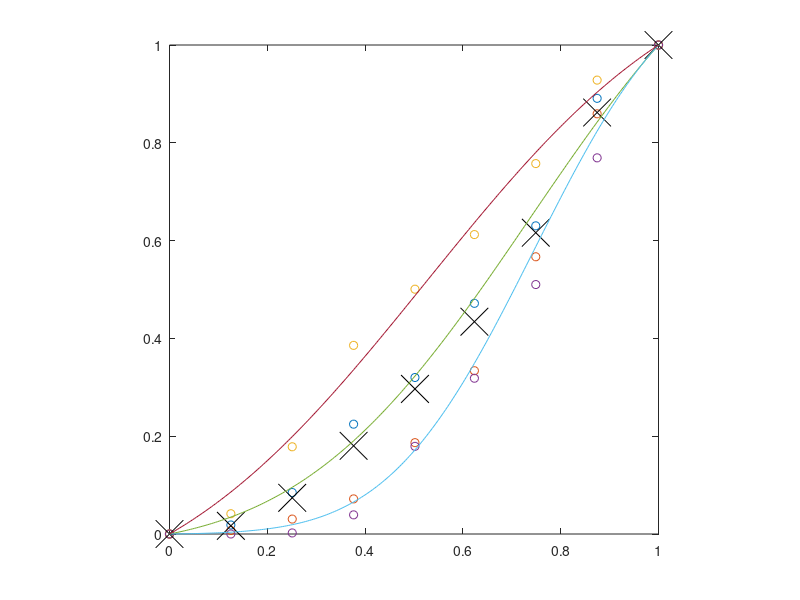
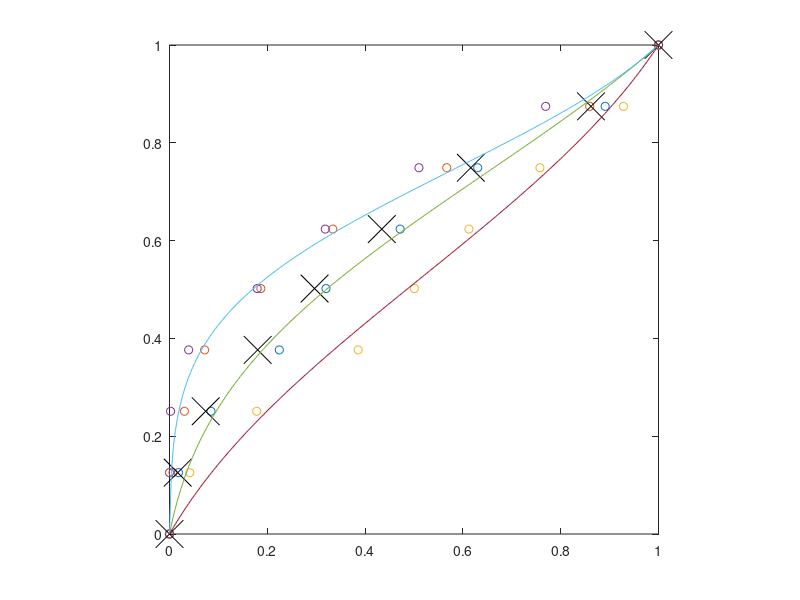

These charts were generated, in order, by the following MATLAB code:
function process_201130719_scanner;% calibration taken on PR650 luminometer, 01/Dec/2010, for new long cablex = fliplr([255 223 191 159 128 96 64 32 0])'./255;% yi = [NaN   NaN      NaN     NaN;...%       4.65    8.04      4.17     NaN;...%       12.1    36.9      8.09     49.9;...%       25.4    97.2      17.0     131;...%       45.0    186       29.5     252;...%       63.6    273       41.6     372;...  %       85.8    381       56.5     560;...%       114     536       75.6     712;...%       147     793       99.8     1022];% yi = [6.6   6.6      6.6     6.6;...%       8.4    10.7      8.26     14.1;...%       22.3    45.9      16     70.8;...%       59    146      36     225;...%       129    368       75     551;...%       218    656       121     956;...  %       280    1007       178     1453;...%       363     1613       250     2078;...%       437     2316       296     3018];      yi = [1.2   1.2      1.2     1.2;...      12    24.5      27.2     1.2;...      51    101      113    12;...      133    236      243     196;...      189    612       315     893;...      278    1093       385     1586;...        371    1855       476     2539;...      524     2811       583     3828;...      588     3271       628     4976];  % d = sum(yi(:,[1:3]),2)-yi(:,4); % diff RGB - white% d = median(d(3:end));% yi(1,:) = d./3; % RGB is higher due to 3x black leakage% yi(2,4) = sum(yi(2,1:3))-d;y = yi;%       % % interp NaN assume similar curves% Yint = yi;% %Yint(:,[2 4])=0;% for n=2%     X = [yi(:,n) zeros(size(yi(:,1)))];%     Y = yi(:,2);%     B = pinv(X(2:9,:))*Y(2:9);%     Yint(:,1) = Yint(:,1)+(X*B)./2;% end% % % % replace only iffy values% y = yi;% %y(8:9,2) = Yint(8:9,2);y = y-mean(yi(1,:));y = y ./ (ones(size(y,1),1)*max(y));% precision = bitsbits = 8;ngamma = 2.^bits;% fitxint = linspace(0,1,ngamma)';for n=1:3,    p{n} = fminsearch(@(a) cumgaussfit(a,x,y(:,n)),[0.5 0.2]');    yint(:,n) = cumulativegaussian(xint,p{n}(1),p{n}(2));    yint(:,n)=yint(:,n)-min(yint(:,n));    yint(:,n)=yint(:,n)./max(yint(:,n));end% invertcmapMax = ngamma-1;gamma = zeros(cmapMax+1,3);precise = (0:0.01:cmapMax)'/cmapMax; for jj = 1:3	tmp = cumulativegaussian(precise,p{jj}(1),p{jj}(2));    tmp = tmp-min(tmp); tmp = tmp./max(tmp);	for ii=0:cmapMax;		[junk placetmp] = min(abs(ii/cmapMax-tmp));		gamma(ii+1,jj) = precise(placetmp);	endendgamma(gamma>1)=1;gamma(gamma<0)=0;% plot gammafigure(1);clf;X = [0:255]'./255;plot(x,y,'o');hold on;plot(x,mean(y,2),'kx','MarkerSize',20);hold on;plot(xint,yint);axis([0 1 0 1]);axis square;% plot inverted gammafigure(2);clf;plot(y,x,'o');hold on;plot(mean(y,2),x,'kx','MarkerSize',20);hold on;plot(xint,gamma);axis([0 1 0 1]);axis square;yint(yint>1)=1;yint(yint<0)=0;gammaTable = round(gamma.*cmapMax);gamma = gammaTable./(ngamma-1);save('gamma.mat','gamma','gammaTable');returnfunction [e]=cumgaussfit(p,x,y)f=cumulativegaussian(x,p(1),p(2));f=f-min(f);f=f./max(f);e=norm(y-f);returnfunction y = cumulativegaussian(x,mu,sigma)y = 0.5 * erfc( (mu - x) ./ (sigma * sqrt(2)));y(y<0) = 0;y(y>1) = 1;return